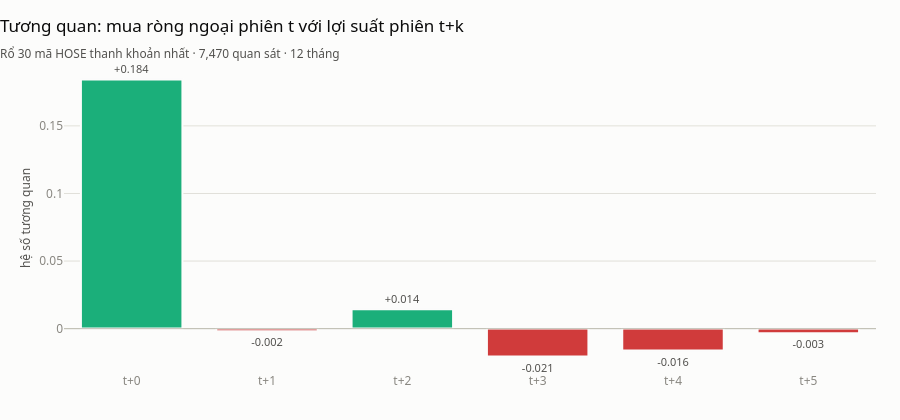

Notebook code for this chart:
### Code cell
gia_ro = gia_1n[gia_1n["symbol"].isin(RO)].sort_values(["symbol", "date"])
gia_ro = gia_ro.assign(
    ls=gia_ro.groupby("symbol", observed=True)["close"].pct_change() * 100
)

dong_ro = client.eod.stock.investor.flow(RO, group="foreign", start=lui_ngay(HOM_NAY, nam=1))

ghep = gia_ro.merge(
    dong_ro[["symbol", "date", "net_value"]], on=["symbol", "date"], how="inner"
).dropna(subset=["ls", "net_value"])

# Chuẩn hoá mua ròng theo giá trị giao dịch của chính mã đó — 100 tỷ ở VCB
# không cùng ý nghĩa với 100 tỷ ở một mã nhỏ.
ghep = ghep.assign(gtgd=ghep["close"] * ghep["volume"] * 1_000)
ghep = ghep.assign(mua_rong_chuan=ghep["net_value"] / ghep["gtgd"])

ket = []
for do_tre in range(0, 6):
    tam = ghep.sort_values(["symbol", "date"]).copy()
    tam["ls_tuong_lai"] = tam.groupby("symbol", observed=True)["ls"].shift(-do_tre)
    r = tam[["mua_rong_chuan", "ls_tuong_lai"]].dropna().corr().iloc[0, 1]
    ket.append({"do_tre": f"t+{do_tre}", "tuong_quan": round(r, 4)})

tuong_quan = pd.DataFrame(ket)
print(tuong_quan.to_string(index=False))

thanh_doi_mau(
    tuong_quan,
    x="do_tre",
    y="tuong_quan",
    tieu_de="Tương quan: mua ròng ngoại phiên t với lợi suất phiên t+k",
    phu_de=f"Rổ 30 mã HOSE thanh khoản nhất · {len(ghep):,} quan sát · 12 tháng",
    nhan_y="hệ số tương quan",
    dinh_dang_nhan="{:+.3f}",
)

### Figure 1 — Plotly figure (JSON) as saved in the notebook; plotly's stock layout.template omitted (floating-point values rounded to 4 significant figures)
{"data": [{"cliponaxis": false, "hovertemplate": "%{x}<br>%{y:,.2f}<extra></extra>", "marker": {"color": ["#1baf7a", "#d03b3b", "#1baf7a", "#d03b3b", "#d03b3b", "#d03b3b"], "line": {"color": "#fcfcfb", "width": 2}}, "text": ["+0.184", "-0.002", "+0.014", "-0.021", "-0.016", "-0.003"], "textfont": {"color": "#52514e", "size": 11}, "textposition": "outside", "type": "bar", "x": ["t+0", "t+1", "t+2", "t+3", "t+4", "t+5"], "y": [0.1844, -0.0019, 0.0144, -0.0207, -0.0162, -0.0034]}], "layout": {"bargap": 0.25, "height": 420, "shapes": [{"line": {"color": "#c3c2b7", "width": 1}, "type": "line", "x0": 0, "x1": 1, "xref": "x domain", "y0": 0, "y1": 0, "yref": "y"}], "showlegend": false, "title": {"text": "Tương quan: mua ròng ngoại phiên t với lợi suất phiên t+k<br><sub style='color:#52514e'>Rổ 30 mã HOSE thanh khoản nhất · 7,470 quan sát · 12 tháng</sub>"}, "yaxis": {"title": {"text": "hệ số tương quan"}}}}
